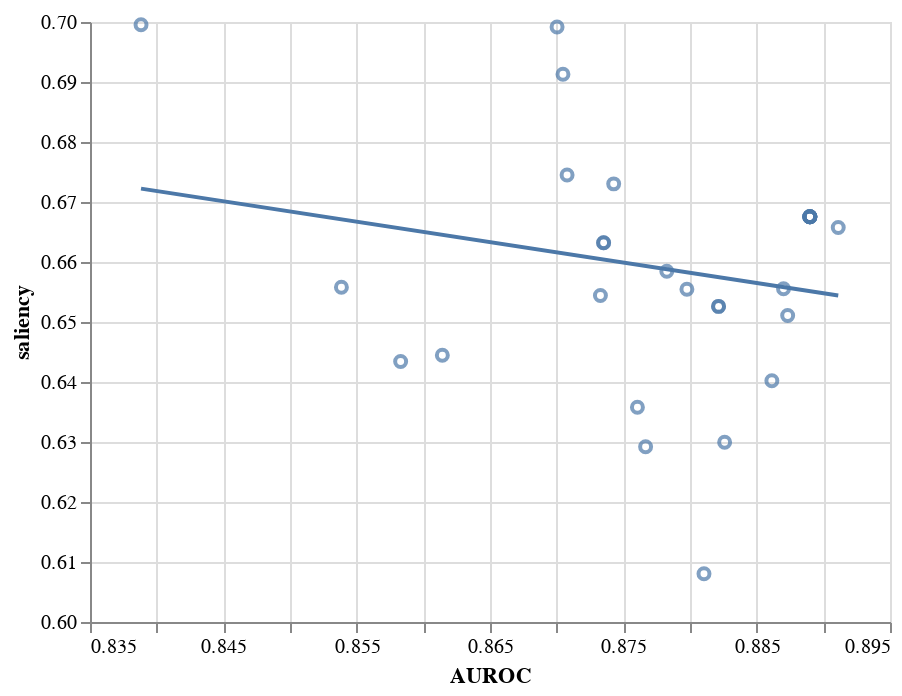

Notebook code for this chart:
### Code cell
x = "AUROC"
y = "saliency"

chart = alt.Chart(metrics).mark_point().encode(
    x=alt.X(x, scale=alt.Scale(zero=False)),
    y=alt.Y(y, scale=alt.Scale(zero=False))
)

chart = chart + chart.transform_regression(x, y).mark_line()
#chart.show()
chart

### Figure 1 — Vega-Lite specification as saved in the notebook (floating-point values rounded to 4 significant figures)
{"config": {"view": {"continuousWidth": 400, "continuousHeight": 300}}, "layer": [{"mark": "point", "encoding": {"x": {"type": "quantitative", "field": "AUROC", "scale": {"zero": false}}, "y": {"type": "quantitative", "field": "saliency", "scale": {"zero": false}}}}, {"mark": "line", "encoding": {"x": {"type": "quantitative", "field": "AUROC", "scale": {"zero": false}}, "y": {"type": "quantitative", "field": "saliency", "scale": {"zero": false}}}, "transform": [{"on": "AUROC", "regression": "saliency"}]}], "data": {"name": "data-d08ed4f97e13f80b723f3fa211e258b1"}, "$schema": "https://vega.github.io/schema/vega-lite/v4.8.1.json", "datasets": {"data-d08ed4f97e13f80b723f3fa211e258b1": [{"saliency-absolute": 0.4404, "saliency": 0.6632, "AUROC": 0.8735, "integrated_gradients": 0.7254, "loss": 0.4606}, {"saliency-absolute": 0.4137, "saliency": 0.6292, "AUROC": 0.8767, "integrated_gradients": 0.7176, "loss": 0.4811}, {"saliency-absolute": 0.4173, "saliency": 0.6995, "AUROC": 0.8388, "integrated_gradients": 0.7228, "loss": 0.6229}, {"saliency-absolute": 0.4101, "saliency": 0.6526, "AUROC": 0.8821, "integrated_gradients": 0.7237, "loss": 0.4867}, {"saliency-absolute": 0.4407, "saliency": 0.673, "AUROC": 0.8743, "integrated_gradients": 0.7252, "loss": 0.4569}, {"saliency-absolute": 0.4226, "saliency": 0.6675, "AUROC": 0.889, "integrated_gradients": 0.7244, "loss": 0.4283}, {"saliency-absolute": 0.4226, "saliency": 0.6675, "AUROC": 0.889, "integrated_gradients": 0.7244, "loss": 0.4283}, {"saliency-absolute": 0.4226, "saliency": 0.6675, "AUROC": 0.889, "integrated_gradients": 0.7244, "loss": 0.4283}, {"saliency-absolute": 0.4226, "saliency": 0.6675, "AUROC": 0.889, "integrated_gradients": 0.7244, "loss": 0.4283}, {"saliency-absolute": 0.4041, "saliency": 0.6358, "AUROC": 0.8761, "integrated_gradients": 0.7095, "loss": 0.4468}, {"saliency-absolute": 0.4132, "saliency": 0.6556, "AUROC": 0.887, "integrated_gradients": 0.7209, "loss": 0.4273}, {"saliency-absolute": 0.439, "saliency": 0.6434, "AUROC": 0.8583, "integrated_gradients": 0.7105, "loss": 0.5019}, {"saliency-absolute": 0.4101, "saliency": 0.6526, "AUROC": 0.8821, "integrated_gradients": 0.7237, "loss": 0.4867}, {"saliency-absolute": 0.421, "saliency": 0.6657, "AUROC": 0.8911, "integrated_gradients": 0.7252, "loss": 0.4217}, {"saliency-absolute": 0.4124, "saliency": 0.6402, "AUROC": 0.8861, "integrated_gradients": 0.7128, "loss": 0.427}, {"saliency-absolute": 0.4145, "saliency": 0.6554, "AUROC": 0.8798, "integrated_gradients": 0.7134, "loss": 0.4611}, {"saliency-absolute": 0.4226, "saliency": 0.6675, "AUROC": 0.889, "integrated_gradients": 0.7244, "loss": 0.4283}, {"saliency-absolute": 0.4226, "saliency": 0.6675, "AUROC": 0.889, "integrated_gradients": 0.7244, "loss": 0.4283}, {"saliency-absolute": 0.4226, "saliency": 0.6675, "AUROC": 0.889, "integrated_gradients": 0.7244, "loss": 0.4283}, {"saliency-absolute": 0.4223, "saliency": 0.6913, "AUROC": 0.8705, "integrated_gradients": 0.739, "loss": 0.4996}, {"saliency-absolute": 0.4347, "saliency": 0.6584, "AUROC": 0.8783, "integrated_gradients": 0.7223, "loss": 0.4486}, {"saliency-absolute": 0.4208, "saliency": 0.6299, "AUROC": 0.8826, "integrated_gradients": 0.7147, "loss": 0.4363}, {"saliency-absolute": 0.4305, "saliency": 0.6544, "AUROC": 0.8733, "integrated_gradients": 0.7256, "loss": 0.4577}, {"saliency-absolute": 0.42, "saliency": 0.6558, "AUROC": 0.8539, "integrated_gradients": 0.719, "loss": 0.4849}, {"saliency-absolute": 0.4284, "saliency": 0.6745, "AUROC": 0.8708, "integrated_gradients": 0.7252, "loss": 0.5708}, {"saliency-absolute": 0.4049, "saliency": 0.608, "AUROC": 0.881, "integrated_gradients": 0.7128, "loss": 0.4464}, {"saliency-absolute": 0.4061, "saliency": 0.6445, "AUROC": 0.8614, "integrated_gradients": 0.7141, "loss": 0.4689}, {"saliency-absolute": 0.4082, "saliency": 0.6511, "AUROC": 0.8873, "integrated_gradients": 0.7183, "loss": 0.4244}, {"saliency-absolute": 0.454, "saliency": 0.6992, "AUROC": 0.87, "integrated_gradients": 0.7474, "loss": 0.4601}, {"saliency-absolute": 0.4404, "saliency": 0.6632, "AUROC": 0.8735, "integrated_gradients": 0.7254, "loss": 0.4606}]}}
